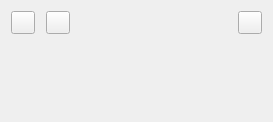
<ui version="4.0" >
 <class>InfoEventBase</class>
 <widget class="QWidget" name="InfoEventBase" >
  <property name="geometry" >
   <rect>
    <x>0</x>
    <y>0</y>
    <width>273</width>
    <height>122</height>
   </rect>
  </property>
  <layout class="QVBoxLayout" >
   <item>
    <layout class="QHBoxLayout" >
     <item>
      <layout class="QHBoxLayout" >
       <property name="spacing" >
        <number>2</number>
       </property>
       <item>
        <widget class="QToolButton" name="buttonPrev" />
       </item>
       <item>
        <widget class="QLabel" name="lblEvent" >
         <property name="text" >
          <string/>
         </property>
        </widget>
       </item>
       <item>
        <widget class="QToolButton" name="buttonNext" />
       </item>
      </layout>
     </item>
     <item>
      <widget class="KSqueezedTextLabel" name="lblTitle" >
       <property name="sizePolicy" >
        <sizepolicy vsizetype="Preferred" hsizetype="Expanding" >
         <horstretch>0</horstretch>
         <verstretch>0</verstretch>
        </sizepolicy>
       </property>
       <property name="alignment" >
        <set>Qt::AlignCenter</set>
       </property>
      </widget>
     </item>
     <item>
      <widget class="QToolButton" name="buttonClose" />
     </item>
    </layout>
   </item>
   <item>
    <widget class="QLabel" name="lblInfo" >
     <property name="sizePolicy" >
      <sizepolicy vsizetype="Preferred" hsizetype="Ignored" >
       <horstretch>0</horstretch>
       <verstretch>1</verstretch>
      </sizepolicy>
     </property>
     <property name="text" >
      <string/>
     </property>
     <property name="alignment" >
      <set>Qt::AlignLeading|Qt::AlignLeft|Qt::AlignTop</set>
     </property>
     <property name="wordWrap" >
      <bool>true</bool>
     </property>
    </widget>
   </item>
   <item>
    <widget class="QLabel" name="lblActions" >
     <property name="wordWrap" >
      <bool>true</bool>
     </property>
     <property name="textInteractionFlags" >
      <set>Qt::LinksAccessibleByKeyboard|Qt::LinksAccessibleByMouse|Qt::NoTextInteraction</set>
     </property>
    </widget>
   </item>
  </layout>
 </widget>
 <customwidgets>
  <customwidget>
   <class>KSqueezedTextLabel</class>
   <extends>QLabel</extends>
   <header location="global" >ksqueezedtextlabel.h</header>
  </customwidget>
 </customwidgets>
 <resources/>
 <connections/>
</ui>
